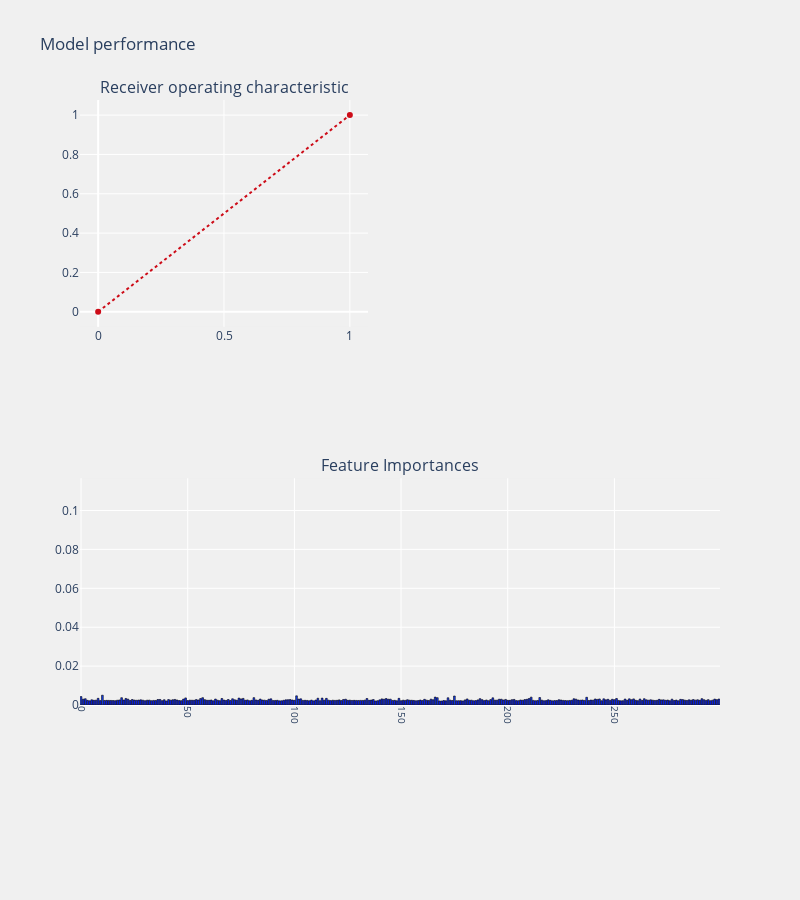

Source (notebook cell):
### Code cell
from sklearn.model_selection import train_test_split

    # Split the data into training and testing sets
train_features, test_features, train_labels, test_labels = train_test_split(X, y, test_size = 0.25,
                                                                                  random_state = 42)  

from sklearn.ensemble import RandomForestClassifier

rf = RandomForestClassifier(n_estimators= 1000, max_features= 'auto', max_depth= 140 ,criterion ="gini")

    # Train the model on training data
# rf.fit(train_features,train_labels)
prediction(rf,train_features, test_features, train_labels, test_labels, feature_list,"features",threshold_plot = True)

### Figure 1 — Plotly figure (JSON) as saved in the notebook; plotly's stock layout.template omitted (floating-point values rounded to 4 significant figures; data arrays with more than 128 entries replaced by an {"elided": "..."} marker saying what was removed)
{"data": [{"line": {"color": "rgb(205, 12, 24)", "dash": "dot", "width": 2}, "type": "scatter", "x": [0, 1], "xaxis": "x", "y": [0, 1], "yaxis": "y"}, {"marker": {"color": {"elided": "345 float values"}, "colorscale": [[0, "rgb(0,0,255)"], [0.1, "rgb(51,153,255)"], [0.2, "rgb(102,204,255)"], [0.3, "rgb(153,204,255)"], [0.4, "rgb(204,204,255)"], [0.5, "rgb(255,255,255)"], [0.6, "rgb(255,204,255)"], [0.7, "rgb(255,153,255)"], [0.8, "rgb(255,102,204)"], [0.9, "rgb(255,102,102)"], [1, "rgb(255,0,0)"]], "line": {"color": "black", "width": 0.6}}, "name": "coefficients", "type": "bar", "x": {"elided": "345 str values"}, "xaxis": "x3", "y": {"elided": "345 float values"}, "yaxis": "y3"}], "layout": {"annotations": [{"font": {"size": 16}, "showarrow": false, "text": "Receiver operating characteristic", "x": 0.225, "xanchor": "center", "xref": "paper", "y": 1, "yanchor": "bottom", "yref": "paper"}, {"font": {"size": 16}, "showarrow": false, "text": "Feature Importances", "x": 0.5, "xanchor": "center", "xref": "paper", "y": 0.375, "yanchor": "bottom", "yref": "paper"}], "autosize": false, "height": 900, "margin": {"b": 195}, "paper_bgcolor": "rgba(240,240,240, 0.95)", "plot_bgcolor": "rgba(240,240,240, 0.95)", "showlegend": false, "title": {"text": "Model performance"}, "width": 800, "xaxis": {"anchor": "y", "domain": [0, 0.45]}, "xaxis2": {"anchor": "y2", "domain": [0.55, 1], "title": {"text": "false positive rate"}}, "xaxis3": {"anchor": "y3", "domain": [0, 1], "showgrid": true, "tickangle": 90, "tickfont": {"size": 10}}, "yaxis": {"anchor": "x", "domain": [0.625, 1]}, "yaxis2": {"anchor": "x2", "domain": [0.625, 1], "title": {"text": "true positive rate"}}, "yaxis3": {"anchor": "x3", "domain": [0, 0.375]}}}
